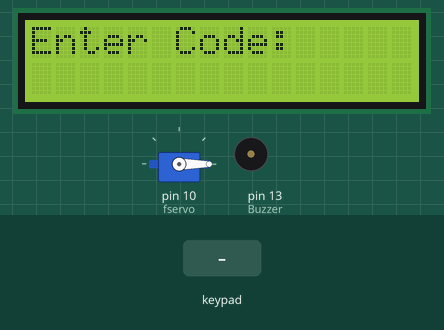
A sketch run on a simulated Arduino Uno, built with avr-gcc and run on an emulated ATmega328P. Shown: 16×2 character LCD, servo, buzzer (waves = sounding). Inputs (shaded band) come from the test bench. What the sketch prints to the serial monitor is not drawn.

Above: at 1.2 s.
1.3 s: keypad keys A 1 B 2 # pressed 0.4 s apart
At 3.2 s:
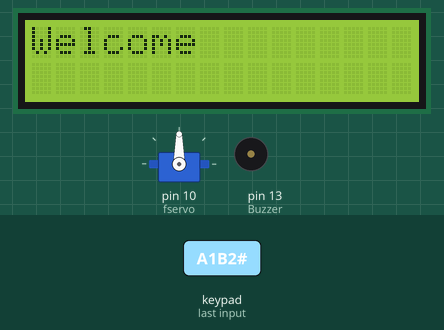
4.8 s: keypad keys D 4 5 6 # pressed 0.4 s apart
At 7.6 s:
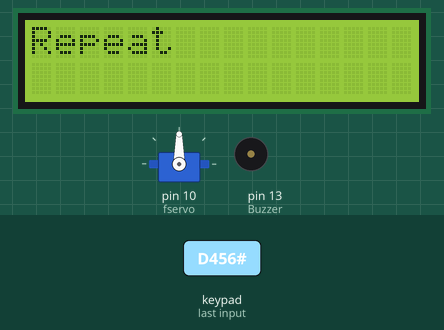
8.3 s: keypad keys 9 8 7 6 # pressed 0.4 s apart
At 9.71 s:
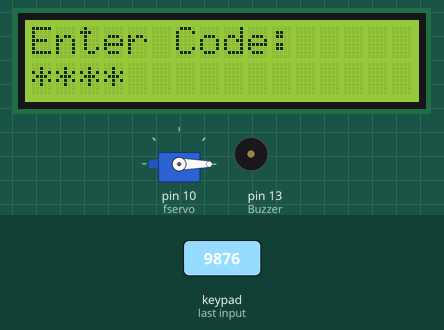
11.8 s: key 'C' pressed
At 12.3 s:
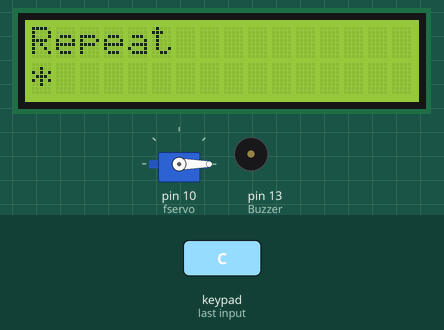
13.3 s: key '*' pressed
At 14.5 s:
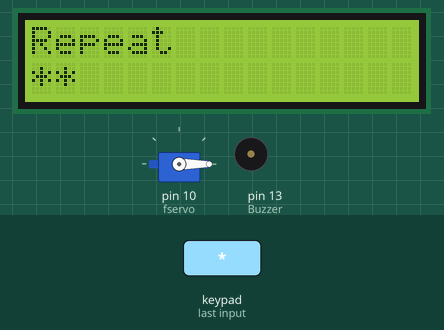
14.8 s: key '3' pressed
At 15.8 s:
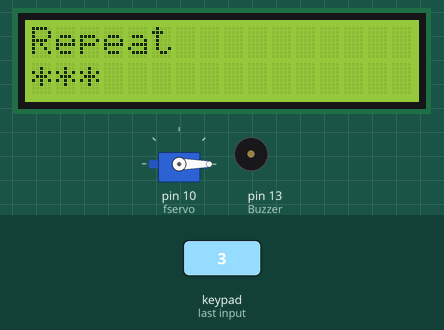
Timing chart, 0 to 17.3 s (numbered marks = the images above; inputs shaded):
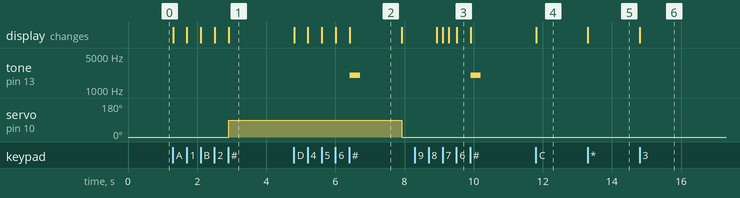

Measured:
- after the input at 1.3 s, servo on pin 10 (fservo): 0° → 90° after 1.6 s; the display: first changes at once (image 1 shows a later state)
- after the input at 4.8 s, tone on pin 13 (Buzzer): silent → 2000 Hz after 1.6 s, → silent 0.30 s later; the display: first changes at once (image 2 shows a later state)
- after the input at 8.3 s, tone on pin 13 (Buzzer): silent → 2000 Hz after 1.6 s, → silent 0.30 s later; the display: first changes after 0.64 s (image 3 shows a later state)
- after the input at 11.8 s, the display: changes at once (image 4)
- after the input at 13.3 s, the display: changes at once (image 5)
- after the input at 14.8 s, the display: changes at once (image 6)
- what the display in image 2 shows lasts 1.5 s, from 6.4 s to 7.9 s

The sketch:

smart_house_lock.ino
```cpp
#include <Servo.h>
#include <Keypad.h>
#include <Wire.h>
#include <LiquidCrystal_I2C.h>

LiquidCrystal_I2C lcd(0x27, 16, 2);
Servo fservo;

const byte ROWS = 4;
const byte COLS = 4;
char keys[ROWS][COLS] = {
{'1','2','3','A'},
{'4','5','6','B'},
{'7','8','9','C'},
{'*','0','#','D'}
};

byte rowPins[ROWS] = {9, 8, 7, 6};
byte colPins[COLS] = {5, 4, 3, 2};

Keypad keypad = Keypad(makeKeymap(keys), rowPins, colPins, ROWS, COLS);

char pin[4];
char copin[4] = {'A', '1', 'B', '2'}; // Code utilisateur
char copin_maitre[4] = {'D', '4', '5', '6'}; // Code maître
int i = 0;
int attempts = 0;
bool alarm = false;
bool isUnlocked = false;

unsigned long previousMillis = 0;
const long interval = 1000; // Bips
unsigned long unlockTime = 0;
const long unlockDuration = 5000; // 5 secondes

void setup() {
  Serial.begin(9600);
  lcd.init();
  lcd.backlight();
  lcd.clear();
  lcd.setCursor(0, 0);
  lcd.print("Enter Code:");

  fservo.attach(10);
  fservo.write(0);

  pinMode(13, OUTPUT); // Buzzer
  noTone(13);
}

void loop() {
  unsigned long currentMillis = millis();

  if (alarm && currentMillis - previousMillis >= interval) {
    previousMillis = currentMillis;
    tone(13, 1000);
    delay(300);
    noTone(13);
  }

  if (isUnlocked && currentMillis - unlockTime >= unlockDuration) {
    fservo.write(0); // Reverrouiller automatiquement
    isUnlocked = false;
    lcd.clear();
    lcd.print("Verrouille");
    delay(1000);
    lcd.clear();
    lcd.print("Enter Code:");
  }

  char key = keypad.getKey();

  if (key) {
    Serial.println(key);

    if (alarm) {
      if (i < 4 && key != '#') {
        pin[i++] = key;
      } else if (key == '#' && i == 4) {
        if (check_pin(copin) || check_pin(copin_maitre)) {
          lcd.clear();
          lcd.print("Alarme OFF");
          noTone(13);
          alarm = false;
          attempts = 0;
        } else {
          lcd.clear();
          lcd.print("Wrong code!");
        }
        i = 0;
      }
      return;
    }

    if (i < 4 && key != '#') {
      pin[i++] = key;
      lcd.setCursor(0, 1);
      for (int j = 0; j < i; j++) lcd.print("*");
    } else if (key == '#' && i == 4) {
      if (check_pin(copin)) {
        lcd.clear();
        lcd.print("Welcome");
        fservo.write(90);
        unlockTime = millis();
        isUnlocked = true;
        attempts = 0;
      } else {
        lcd.clear();
        lcd.print("Repeat");
        tone(13, 2000);
        delay(300);
        noTone(13);
        attempts++;

        if (attempts >= 3) {
          lcd.clear();
          lcd.print("ALARME ACTIVE");
          alarm = true;
          previousMillis = millis();
        }
      }
      i = 0;
    }
  }
}

bool check_pin(char *code_ref) {
  for (int j = 0; j < 4; j++) {
    if (pin[j] != code_ref[j]) return false;
  }
  return true;
}
```
